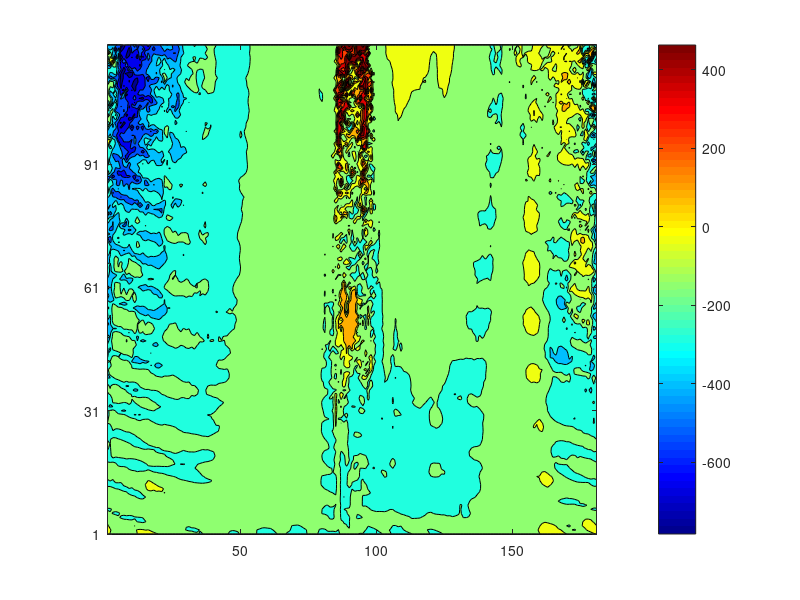

The MATLAB script that drew this image: (Note: this script raises an error after producing the figure.)
clc; clear;

%% load

load U_traj_linear_True_45x45x19x19x59x59x0x0_05_21720_.mat
U_map_curve = U_map;

clear max min Motion_lambda param_coefficient U_map;

% load U_traj_linear_True_45x45x19x19x59x59x0x0_05_21720_.mat
% U_map_mat = U_map;
U_map_mat = (Rot_vec(:,:,3));

clear max min Motion_lambda param_coefficient U_map;

U_map_curve = transpose(U_map_curve);
U_map_mat = transpose(U_map_mat);
%%
U_map_mat = squeeze(U_map_mat);
U_map_curve = squeeze(U_map_curve);

U_map_mat = max(U_map_mat, -1000);
U_map_curve = max(U_map_curve, -1000);
% 
% U_map_mat = min(U_map_mat, 1000);
% U_map_curve = min(U_map_curve, 1000);

%%
figure; hAxes = gca;
contourf(U_map_curve);

pbaspect([1 1 0.8]);

colormap jet;
colorbar;

yticks(1:30:181);
yticklabels(["0","30","60","90","120","150","180"]);
a = get(gca,'YTickLabel');  
set(gca,'YTickLabel',a,'fontsize',11,'FontWeight','bold')

xticks(1:30:181);
xticklabels(["0","30","60","90","120","150","180"]);
a = get(gca,'XTickLabel');  
set(gca,'XTickLabel',a,'fontsize',11,'FontWeight','bold')

xline(31,LineWidth=1,LineStyle="--",Color=[0.8 0.8 0.8]);
xline(61,LineWidth=1,LineStyle="--",Color=[0.8 0.8 0.8]);
xline(91,LineWidth=1,LineStyle="--",Color=[0.8 0.8 0.8]);
xline(121,LineWidth=1,LineStyle="--",Color=[0.8 0.8 0.8]);
xline(151,LineWidth=1,LineStyle="--",Color=[0.8 0.8 0.8]);

yline(31,LineWidth=1,LineStyle="--",Color=[0.8 0.8 0.8]);
yline(61,LineWidth=1,LineStyle="--",Color=[0.8 0.8 0.8]);
yline(91,LineWidth=1,LineStyle="--",Color=[0.8 0.8 0.8]);

xlabel("Spatial parameter (degree)","FontSize",13,"FontName","arial","FontWeight","bold");
ylabel("Temporal parameter (rad)","FontSize",13,"FontName","arial","FontWeight","bold");

%%
%%
figure; hAxes = gca;
contourf(U_map_mat);

pbaspect([1 1 0.8]);

colormap jet;
colorbar;

yticks(1:30:181);
yticklabels(["0","30","60","90","120","150","180"]);
a = get(gca,'YTickLabel');  
set(gca,'YTickLabel',a,'fontsize',11,'FontWeight','bold')

xticks(1:30:181);
xticklabels(["0","30","60","90","120","150","180"]);
a = get(gca,'XTickLabel');  
set(gca,'XTickLabel',a,'fontsize',11,'FontWeight','bold')

xline(31,LineWidth=1,LineStyle="--",Color=[0.8 0.8 0.8]);
xline(61,LineWidth=1,LineStyle="--",Color=[0.8 0.8 0.8]);
xline(91,LineWidth=1,LineStyle="--",Color=[0.8 0.8 0.8]);
xline(121,LineWidth=1,LineStyle="--",Color=[0.8 0.8 0.8]);
xline(151,LineWidth=1,LineStyle="--",Color=[0.8 0.8 0.8]);

yline(31,LineWidth=1,LineStyle="--",Color=[0.8 0.8 0.8]);
yline(61,LineWidth=1,LineStyle="--",Color=[0.8 0.8 0.8]);
yline(91,LineWidth=1,LineStyle="--",Color=[0.8 0.8 0.8]);

xlabel("Spatial parameter (degree)","FontSize",13,"FontName","arial","FontWeight","bold");
ylabel("Temporal parameter (rad)","FontSize",13,"FontName","arial","FontWeight","bold");

%% 상관계수 비교

norm_U_mat = normalize(U_map_mat);
norm_U_curve = normalize(U_map_curve);

corr2(norm_U_mat, norm_U_curve)